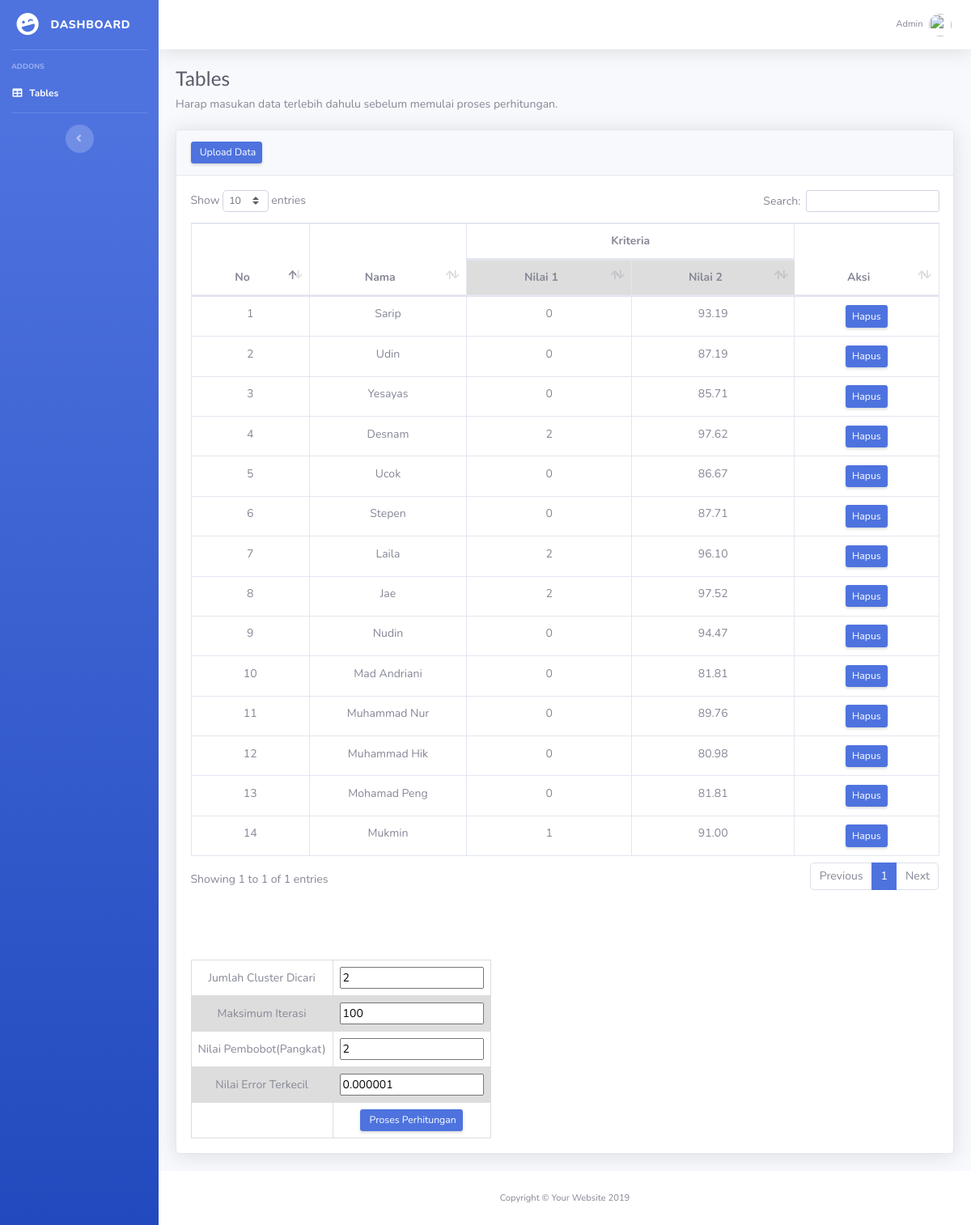
Page /databs.php on the earlier database version.
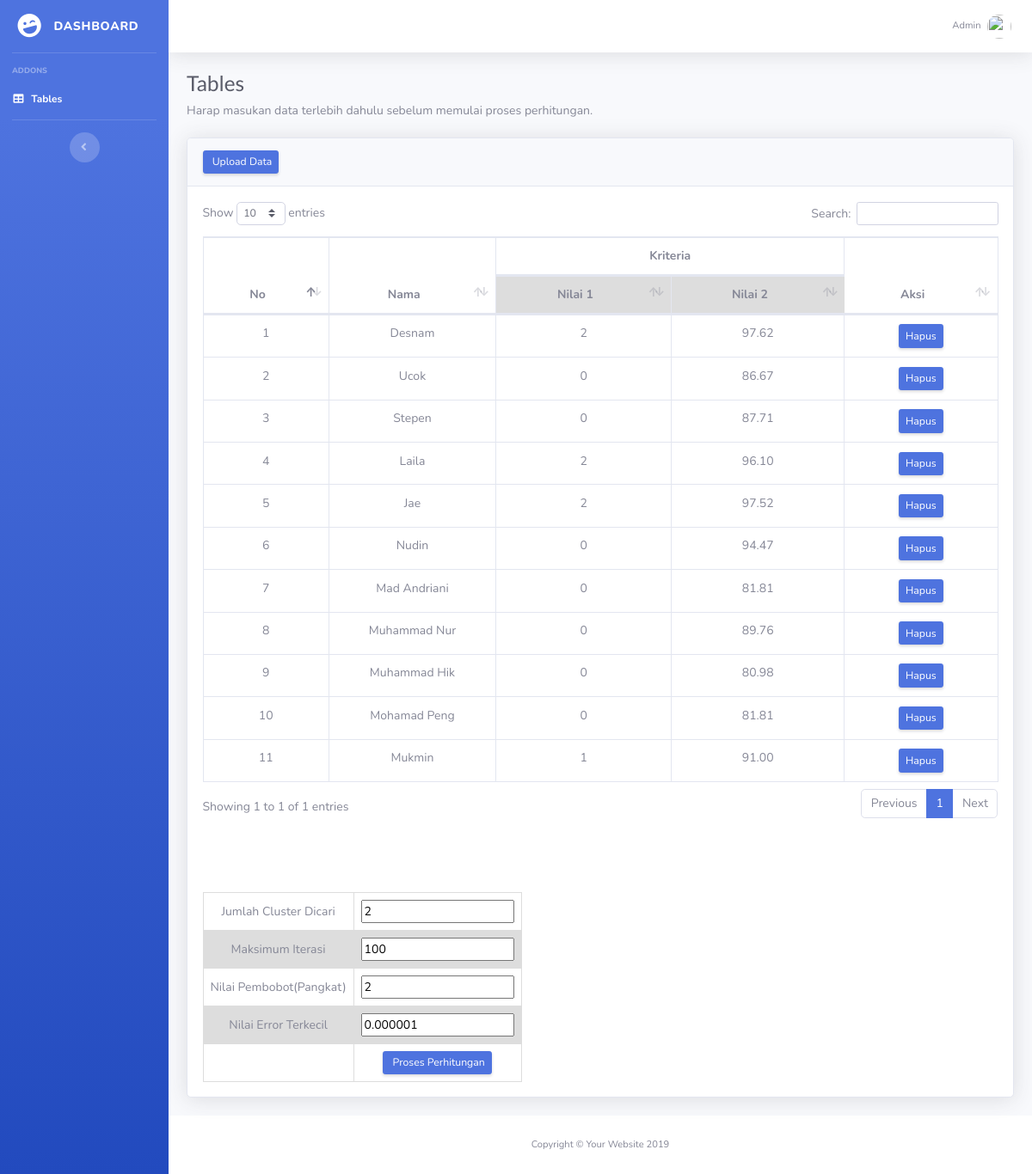
Same page on the later database version.
### tables this page shows
CREATE TABLE `datatest` (
  `id` int(12) NOT NULL,
  `nama` varchar(12) NOT NULL,
  `x1` int(12) NOT NULL,
  `x2` varchar(12) NOT NULL
);

### databs.php (the view, shortened to what this page needs)
<!DOCTYPE html>
<html lang="en">
<head>
  <link rel="stylesheet" type="text/css" href="semantic/semantic.min.css">
  <link href="bootstrap/vendor/fontawesome-free/css/all.min.css" rel="stylesheet" type="text/css">
  <link href="bootstrap/css/sb-admin-2.min.css" rel="stylesheet">
  <link href="bootstrap/vendor/datatables/dataTables.bootstrap4.min.css" rel="stylesheet">
</head>
<body id="page-top">
  <div id="wrapper">
    <ul class="navbar-nav bg-gradient-primary sidebar sidebar-dark accordion" id="accordionSidebar">
      <a class="sidebar-brand d-flex align-items-center justify-content-center" href="databs.php">
        <div class="sidebar-brand-icon rotate-n-15">
          <i class="fas fa-laugh-wink"></i>
        </div>
        <div class="sidebar-brand-text mx-3">Dashboard</div>
      </a>
      <hr class="sidebar-divider">
      <div class="sidebar-heading">
        Addons
      </div>
      <li class="nav-item active">
        <a class="nav-link" href="databs.php">
          <i class="fas fa-fw fa-table"></i>
          <span>Tables</span></a>
      </li>
      <hr class="sidebar-divider d-none d-md-block">
      <div class="text-center d-none d-md-inline">
        <button class="rounded-circle border-0" id="sidebarToggle"></button>
      </div>
    </ul>
    <div id="content-wrapper" class="d-flex flex-column">
      <div id="content">
        <nav class="navbar navbar-expand navbar-light bg-white topbar mb-4 static-top shadow">
          <ul class="navbar-nav ml-auto">
            <li class="nav-item dropdown no-arrow">
              <a class="nav-link dropdown-toggle" href="#" id="userDropdown" role="button" data-toggle="dropdown" aria-haspopup="true" aria-expanded="false">
                <span class="mr-2 d-none d-lg-inline text-gray-600 small">Admin</span>
                <img class="img-profile rounded-circle" src="https://source.unsplash.com/QAB-WJcbgJk/60x60">
              </a>
            </li>
          </ul>
        </nav>
        <div class="container-fluid">
          <h1 class="h3 mb-2 text-gray-800">Tables</h1>
          <p class="mb-4">Harap masukan data terlebih dahulu sebelum memulai proses perhitungan.</p>
          <div class="card shadow mb-4">
            <div class="card-header py-3">
            <a href="upload.php" class="d-none d-sm-inline-block btn btn-sm btn-primary shadow-sm">
          Upload Data
          </a>
            </div>
            <div class="card-body">
              <div class="table-responsive">
                <table class="table table-bordered" id="dataTable" width="100%" cellspacing="0">
                  <thead>
                  <tr>
                    <th rowspan="2">No</th>
                    <th rowspan="2">Nama</th>
                    <th colspan="2">Kriteria</th>
                    <th rowspan="2">Aksi</th>
                        </tr>
                        <tr>
                            <th>Nilai 1</th>
                            <th>Nilai 2</th>
                        </tr>
                  </thead>
                  <?php
                  include 'koneksi.php';
                  $no = 1;
                  $data = mysqli_query($koneksi, "SELECT * FROM datatest");
                  while($d = mysqli_fetch_array($data)){
                  ?>
                  <tbody>
                    <tr>
                      <td><?= $no++ ?></td>
                      <td><?= $d['nama'] ?></td>
                      <td><?= $d['x1'] ?></td>
                      <td><?= $d['x2'] ?></td>
                      <td><?="<a href='hapus.php?id=".$d['id']."' class='d-none d-sm-inline-block btn btn-sm btn-primary shadow-sm'><span>Hapus</span></a>";?></td>
                    </tr>
                        <?php } ?>
                  </tbody>
                </table>
<table>
      <form action="prosesbs.php" method="post">
      <tr>
				<td>Jumlah Cluster Dicari</td>
				<td><input type="int" name="cluster" value="2"></td>
      </tr>
      <br/>
			<tr>
				<td>Maksimum Iterasi</td>
				<td><input type="int" name="iterasi" value="100" readonly></td>
      </tr>
      <br/>
      <tr>
				<td>Nilai Pembobot(Pangkat)</td>
				<td><input type="int" name="pangkat" value="2" readonly></td>
      </tr>
      <br/>
      <tr>
				<td>Nilai Error Terkecil</td>
				<td><input type="int" name="error" value="0.000001" readonly></td>
      </tr>
      <br/>
      <tr>
        <td>
        </td>
				<td>
        <button class="d-none d-sm-inline-block btn btn-sm btn-primary shadow-sm" type="submit" name="proses" value="Proses">
          Proses Perhitungan
          </button>
            </div>
              </div>
            </div>
          </div>
        </div>
      </div>
      <footer class="sticky-footer bg-white">
        <div class="container my-auto">
          <div class="copyright text-center my-auto">
            <span>Copyright &copy; Your Website 2019</span>
          </div>
        </div>
      </footer>
    </div>
</body>
</html>

Differences in the rows shown:
removed datatest: nama "Sarip", x1 "0", x2 "93.19"
removed datatest: nama "Udin", x1 "0", x2 "87.19"
removed datatest: nama "Yesayas", x1 "0", x2 "85.71"
